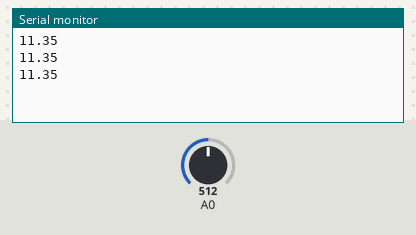
Simulated run of this sketch. Board: Arduino Uno, built with avr-gcc and run on an emulated ATmega328P. Parts: the last lines printed to the serial monitor. Inputs (shaded band) come from the test bench; at power-on: A0 = 512.

Above: at 1.2 s.
1.3 s: A0 set to 716
At 1.86 s:
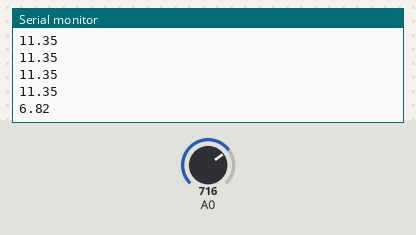
2.8 s: A0 set to 900
At 3.06 s:
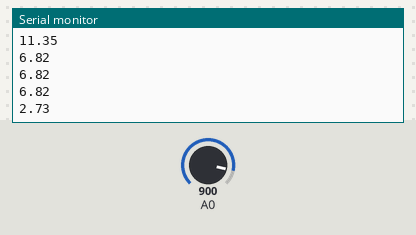
Timing chart, 0 to 5.8 s (numbered marks = the images above; inputs shaded):
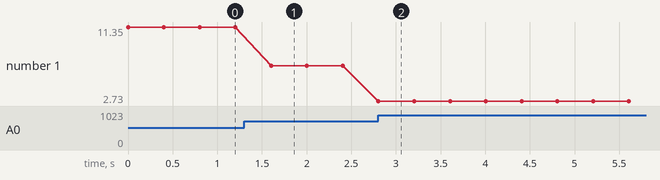

The sketch:

analog.ino
```cpp
float val=0;

void setup() {
Serial.begin(9600);
}

void loop() {
val=analogRead(A0);
val=val*4.887;  //convert count into milliVolt

val=5000.0-val;

val=val/220.0;

Serial.println(val);
delay(400);
}
```

Measured:
- after the input at 1.3 s, the serial monitor: prints a new line after 0.30 s (image 1)
- after the input at 2.8 s, the serial monitor: prints a new line at once (image 2)
- plotted number 1: 11.35 → 6.82 after the input at 1.3 s, 6.82 → 2.73 after the input at 2.8 s
